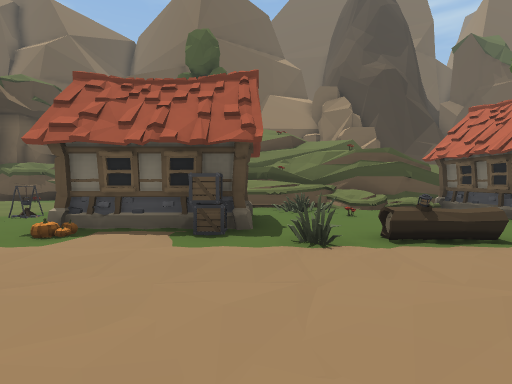
view 1 (above)

24 first-person views from a walk through a scene from a Unity 3-D project. The camera is 1.3 m above the floor, tilts 2° down and sees 80° across. Doors are open. The floor is counted in squares, 2 m on a side. Each view is taken from the middle of a square. On the plan, view 1 faces up. The plan holds only what a view shows up to about 10 squares ahead; the rest is blank. The place goes on beyond the plan. The player is left out. Some surface patterns are stand-ins.

view 2
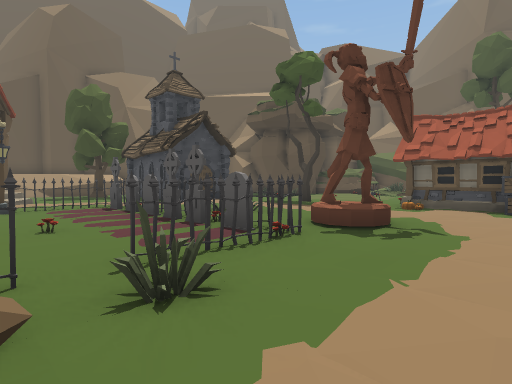

view 3
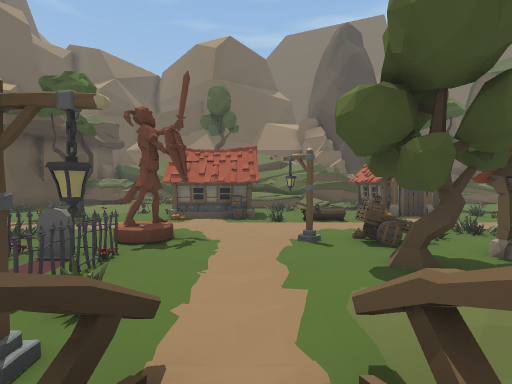

view 4
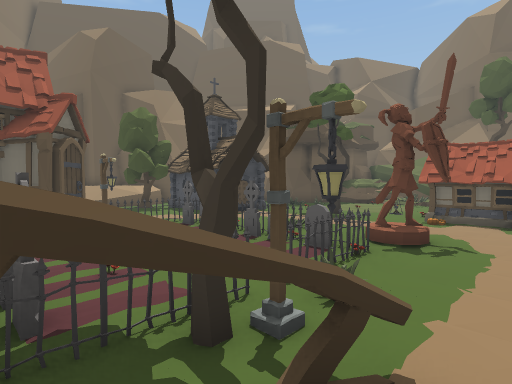

view 5
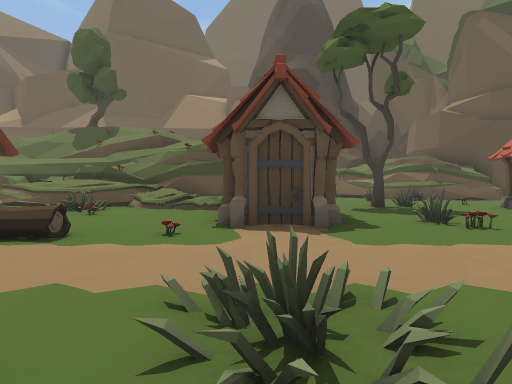

view 6
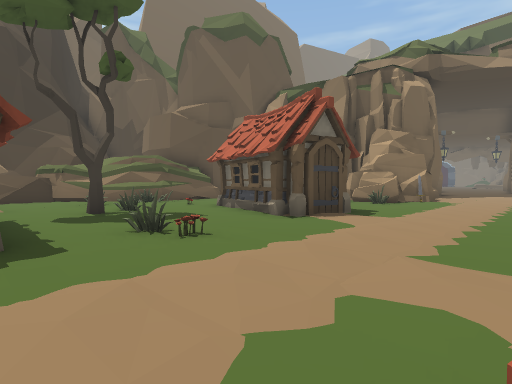

view 7
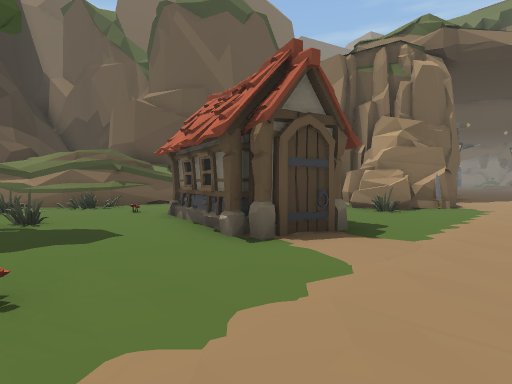

view 8
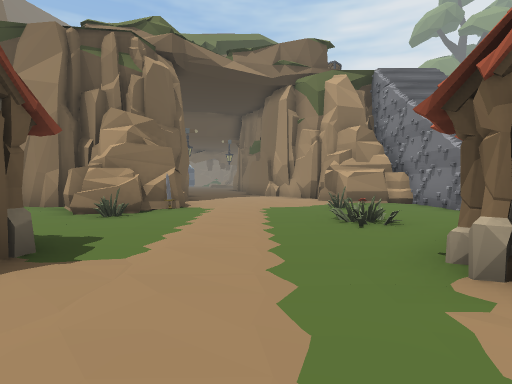

view 9
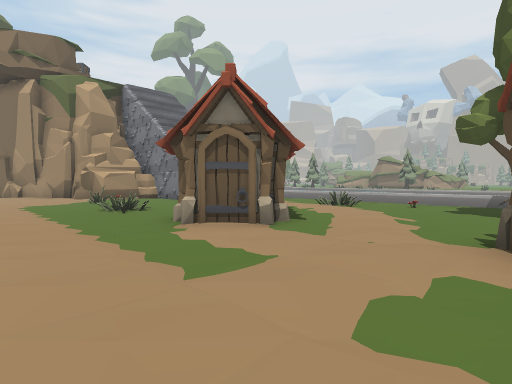

view 10
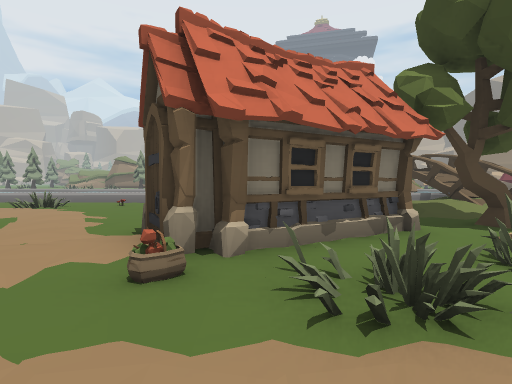

view 11
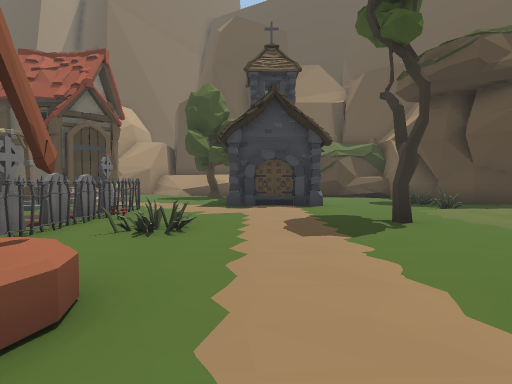

view 12
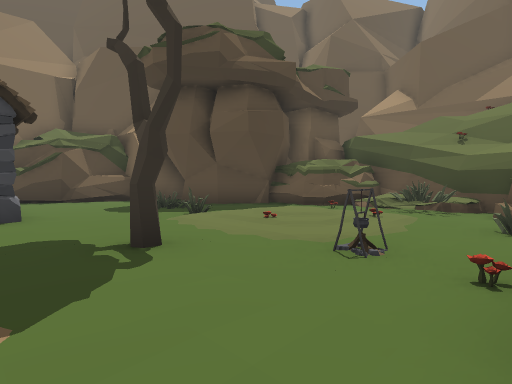

view 13
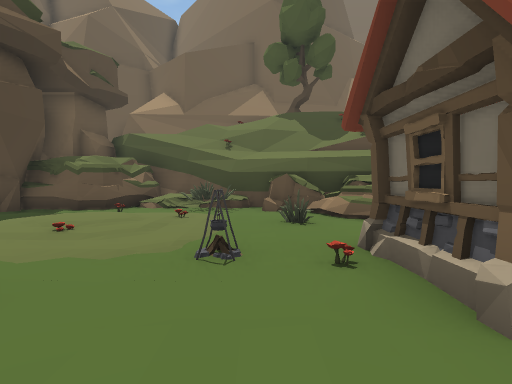

view 14
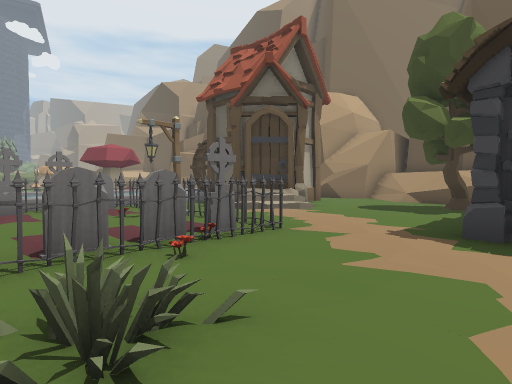

view 15
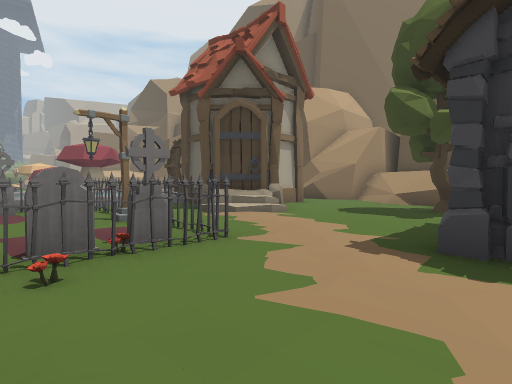

view 16
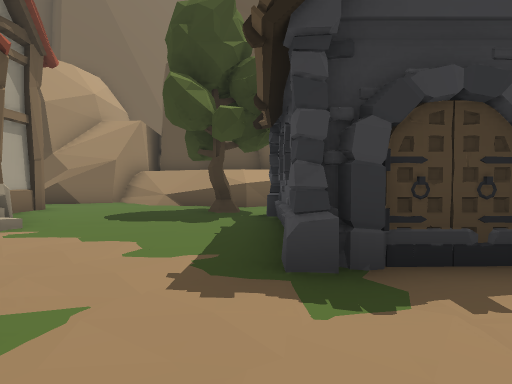

view 17
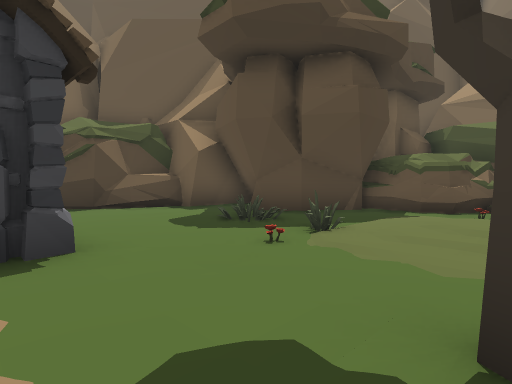

view 18
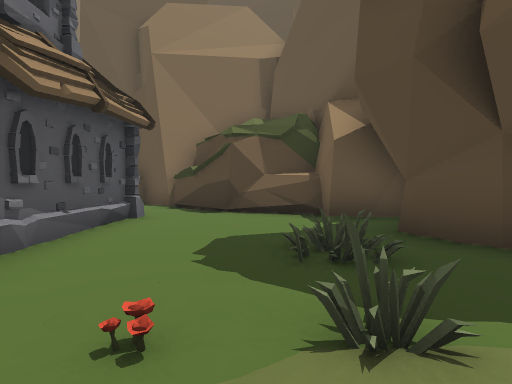

view 19
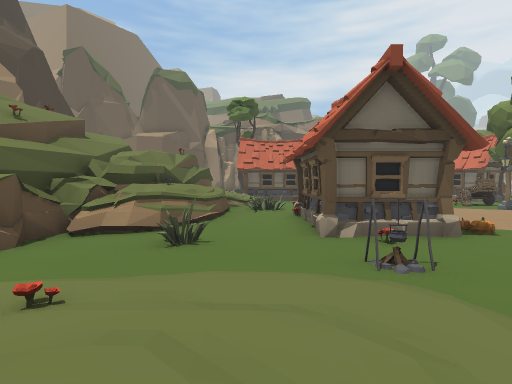

view 20
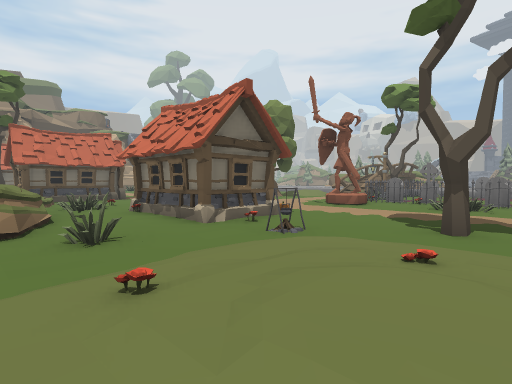

view 21
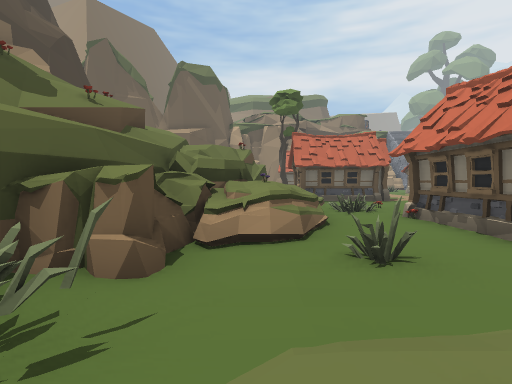

view 22
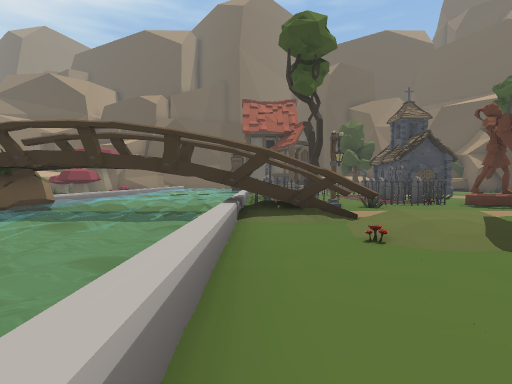

view 23
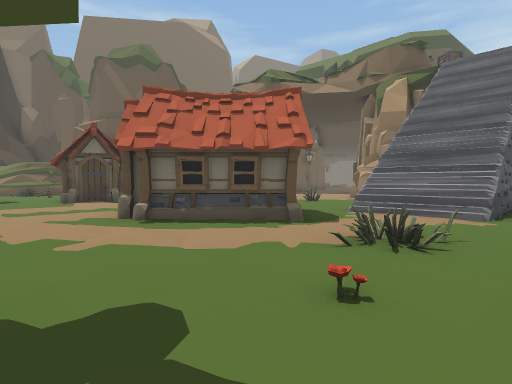

view 24
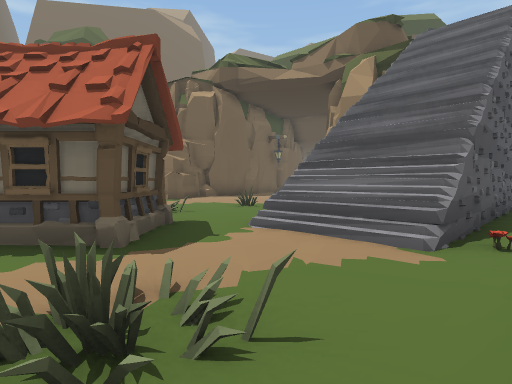

### Floor plan
Key: @ floor where view 1 was taken; # wall or solid block; x gap in a wall; . main floor; : floor 0.25 m higher than the main floor; + floor 2 m higher than the main floor; / step, stairs or slope; D open door; = window, fence, low wall or low ledge; ≈ water the walk keeps out of; ^ raised ledge; v drop or lower ground; O other object.
Columns run from 17 left of view 1 to 21 right of it. Each row starts with its distance up from view 1.
 15       O
 14      OO
 13      O    ##            ^##
 12          OO##  ##         ##
 11         OOO##O#^^###       ####
 10        #OOO.O Ov=^^^#     OO
  9      ### .... .=#=O=###
  8     O #  .::O O.====##   OO O     #
  7    #O    O:O..    O  #OO    #O    #
  6    #     O...O###O    O     #O  .#
  5   ##      ..  OOOO    ## O .OO  # O  #
  4  ## .....  O  .DOO   O.. O ...   .#...
  3  O  O####.........OOO.................
  2  #   ###O............................
  1   ^ ##.....OO.OO....OOO.OO...     ...
  0   ^OO  ...OOOOOO.@OOO..OO...##    O..
 -1  ^.    ..OOOOOOOO.   #OO#...OO#    O
 -2  ^    ...O.....O.. OO O  ....O#    /#vv
 -3 #.   OO.OO..O..OO.///     ...O.=//#////
 -4 ## ## OO OO....OO.#//   OO ....////////
 -5  O  OOO  O...O.O#/x.O      OO..///#/#/v
 -6      O   OOO  OO#/#..... .  .   O     O
 -7     OOO       ≈≈#/#≈≈≈≈
 -8              ≈≈≈#+≈≈≈≈
 -9               ≈≈#^≈≈≈

Positions as (right, up) in squares from view 1, and headings:
1: (0, 0), facing up
2: (0, -4), facing up-left
3: (0, -6), facing up
4: (0, -6), facing up-left
5: (5, 0), facing up
6: (6, 1), facing up-right
7: (8, 2), facing up-right
8: (9, 2), facing right
9: (7, 3), facing down-right
10: (6, 3), facing down
11: (-1, 2), facing left
12: (-3, 3), facing up-left
13: (-4, 3), facing up
14: (-5, 2), facing down-left
15: (-6, 2), facing down-left
16: (-7, 1), facing left
17: (-6, 3), facing up-left
18: (-7, 6), facing left
19: (-7, 7), facing right
20: (-7, 9), facing down-right
21: (-6, 9), facing right
22: (6, -6), facing left
23: (8, -6), facing up-right
24: (11, -6), facing up-right
